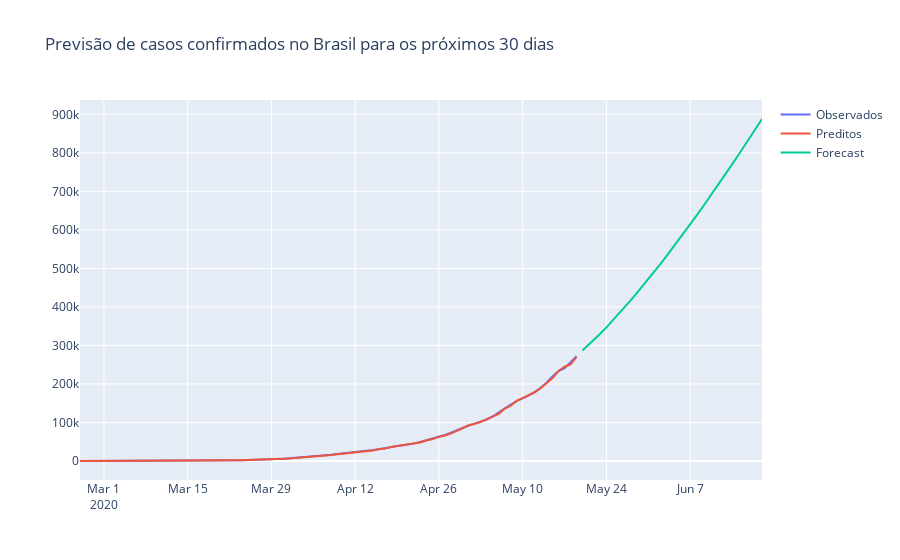

Notebook cell for this chart:
### Code cell
fig = go.Figure(go.Scatter (
    x=confirmados.index, y=confirmados, name='Observados'
))

fig.add_trace(go.Scatter(
    x=confirmados.index, y=modelo.predict_in_sample(), name='Preditos'
    
))

fig.add_trace(go.Scatter(
    x=pd.date_range('2020-05-20', '2020-06-20'), y=modelo.predict(31), name='Forecast'
))

fig.update_layout(title='Previsão de casos confirmados no Brasil para os próximos 30 dias')
fig.show()
